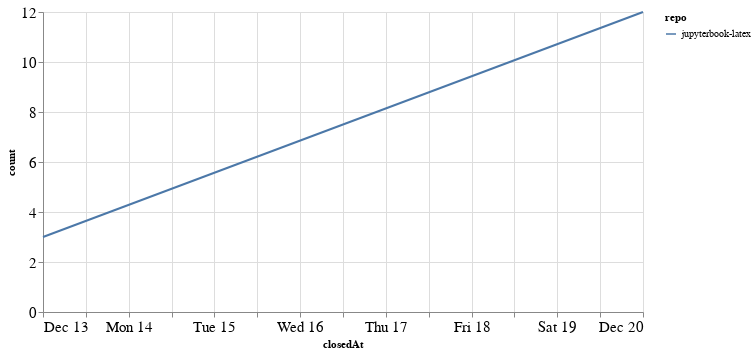

Source (notebook cell):
### Code cell
closed_by_time = closed_by.groupby('repo').resample('W', on='closedAt').count()['author'].reset_index()
closed_by_time = closed_by_time.rename(columns={'author': 'count'})

alt.Chart(closed_by_time, width=600).mark_line().encode(
    x='closedAt',
    y='count',
    color='repo',
    tooltip="repo"
)

### Figure 1 — Vega-Lite specification as saved in the notebook (floating-point values rounded to 4 significant figures)
{"config": {"axisLeft": {"labelFontSize": 15}, "axisBottom": {"labelFontSize": 15}}, "data": {"name": "data-abd228e58fbcd5a01a7ebb09f708d756"}, "mark": "line", "encoding": {"color": {"type": "nominal", "field": "repo"}, "tooltip": {"type": "nominal", "field": "repo"}, "x": {"type": "temporal", "field": "closedAt"}, "y": {"type": "quantitative", "field": "count"}}, "width": 600, "$schema": "https://vega.github.io/schema/vega-lite/v4.8.1.json", "datasets": {"data-abd228e58fbcd5a01a7ebb09f708d756": [{"repo": "jupyterbook-latex", "closedAt": "2020-12-13T00:00:00", "count": 3}, {"repo": "jupyterbook-latex", "closedAt": "2020-12-20T00:00:00", "count": 12}]}}
